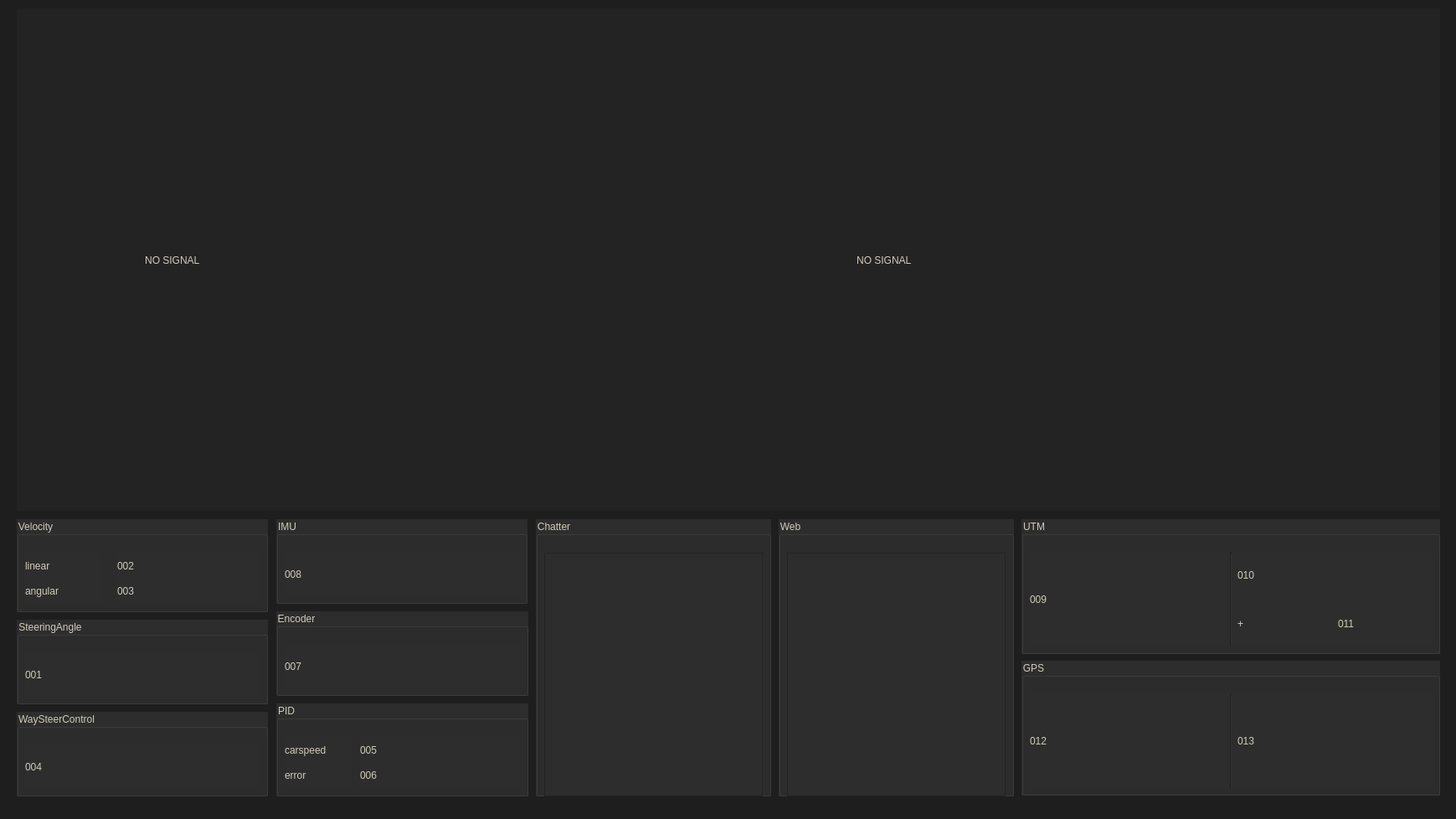
<?xml version="1.0" encoding="UTF-8"?>
<ui version="4.0">
 <class>MainWindow</class>
 <widget class="QMainWindow" name="MainWindow">
  <property name="geometry">
   <rect>
    <x>0</x>
    <y>0</y>
    <width>1739</width>
    <height>978</height>
   </rect>
  </property>
  <property name="windowTitle">
   <string>MainWindow</string>
  </property>
  <property name="styleSheet">
   <string notr="true">background-color: rgb(30,30,30);</string>
  </property>
  <widget class="QWidget" name="centralwidget">
   <property name="layoutDirection">
    <enum>Qt::LeftToRight</enum>
   </property>
   <widget class="QFrame" name="frame">
    <property name="geometry">
     <rect>
      <x>20</x>
      <y>10</y>
      <width>850</width>
      <height>600</height>
     </rect>
    </property>
    <property name="styleSheet">
     <string notr="true">background-color: rgb(35,35,35);</string>
    </property>
    <property name="frameShape">
     <enum>QFrame::NoFrame</enum>
    </property>
    <property name="frameShadow">
     <enum>QFrame::Raised</enum>
    </property>
    <widget class="QLabel" name="cameraImageView">
     <property name="geometry">
      <rect>
       <x>0</x>
       <y>0</y>
       <width>851</width>
       <height>601</height>
      </rect>
     </property>
     <property name="styleSheet">
      <string notr="true">color: rgb(209, 203, 188);
font: 57 25pt &quot;Ubuntu&quot;;</string>
     </property>
     <property name="frameShape">
      <enum>QFrame::NoFrame</enum>
     </property>
     <property name="text">
      <string>                                              NO SIGNAL</string>
     </property>
     <property name="textFormat">
      <enum>Qt::AutoText</enum>
     </property>
    </widget>
   </widget>
   <widget class="QFrame" name="frame_2">
    <property name="geometry">
     <rect>
      <x>870</x>
      <y>10</y>
      <width>850</width>
      <height>600</height>
     </rect>
    </property>
    <property name="styleSheet">
     <string notr="true">background-color: rgb(35,35,35);</string>
    </property>
    <property name="frameShape">
     <enum>QFrame::NoFrame</enum>
    </property>
    <property name="frameShadow">
     <enum>QFrame::Raised</enum>
    </property>
    <widget class="QLabel" name="cameraImageView2">
     <property name="geometry">
      <rect>
       <x>0</x>
       <y>0</y>
       <width>851</width>
       <height>601</height>
      </rect>
     </property>
     <property name="styleSheet">
      <string notr="true">color: rgb(209, 203, 188);
font: 57 25pt &quot;Ubuntu&quot;;</string>
     </property>
     <property name="frameShape">
      <enum>QFrame::NoFrame</enum>
     </property>
     <property name="text">
      <string>                                              NO SIGNAL</string>
     </property>
     <property name="textFormat">
      <enum>Qt::AutoText</enum>
     </property>
    </widget>
   </widget>
   <widget class="QGroupBox" name="groupBox_2">
    <property name="geometry">
     <rect>
      <x>20</x>
      <y>740</y>
      <width>300</width>
      <height>101</height>
     </rect>
    </property>
    <property name="styleSheet">
     <string notr="true">background-color: rgb(45,45,45);
font: 75 oblique 15pt &quot;Waree&quot;;
color: rgb(209, 203, 188);
</string>
    </property>
    <property name="title">
     <string>SteeringAngle</string>
    </property>
    <widget class="QLabel" name="steeringAngleLabel">
     <property name="geometry">
      <rect>
       <x>10</x>
       <y>40</y>
       <width>281</width>
       <height>51</height>
      </rect>
     </property>
     <property name="styleSheet">
      <string notr="true">background-color: rgb(45,45,45);
font: 75 oblique 15pt &quot;Waree&quot;;
color: rgb(209, 203, 188);

</string>
     </property>
     <property name="text">
      <string>001</string>
     </property>
    </widget>
   </widget>
   <widget class="QGroupBox" name="groupBox_4">
    <property name="geometry">
     <rect>
      <x>330</x>
      <y>620</y>
      <width>300</width>
      <height>101</height>
     </rect>
    </property>
    <property name="styleSheet">
     <string notr="true">background-color: rgb(45,45,45);
font: 75 oblique 15pt &quot;Waree&quot;;
color: rgb(209, 203, 188);
</string>
    </property>
    <property name="title">
     <string>IMU</string>
    </property>
    <widget class="QLabel" name="imudataLabel">
     <property name="geometry">
      <rect>
       <x>10</x>
       <y>40</y>
       <width>281</width>
       <height>51</height>
      </rect>
     </property>
     <property name="styleSheet">
      <string notr="true">background-color: rgb(45,45,45);
color: rgb(209, 203, 188);
font: 75 oblique 15pt &quot;Waree&quot;;
</string>
     </property>
     <property name="text">
      <string>008</string>
     </property>
    </widget>
   </widget>
   <widget class="QGroupBox" name="groupBox_5">
    <property name="geometry">
     <rect>
      <x>20</x>
      <y>850</y>
      <width>300</width>
      <height>101</height>
     </rect>
    </property>
    <property name="styleSheet">
     <string notr="true">background-color: rgb(45,45,45);
font: 75 oblique 15pt &quot;Waree&quot;;
color: rgb(209, 203, 188);
</string>
    </property>
    <property name="title">
     <string>WaySteerControl</string>
    </property>
    <widget class="QLabel" name="WaySteerControlLabel">
     <property name="geometry">
      <rect>
       <x>10</x>
       <y>40</y>
       <width>281</width>
       <height>51</height>
      </rect>
     </property>
     <property name="styleSheet">
      <string notr="true">background-color: rgb(45,45,45);
color: rgb(209, 203, 188);
font: 75 oblique 15pt &quot;Waree&quot;;

</string>
     </property>
     <property name="text">
      <string>004</string>
     </property>
    </widget>
   </widget>
   <widget class="QGroupBox" name="groupBox_6">
    <property name="geometry">
     <rect>
      <x>330</x>
      <y>840</y>
      <width>301</width>
      <height>111</height>
     </rect>
    </property>
    <property name="styleSheet">
     <string notr="true">background-color: rgb(45,45,45);
font: 75 oblique 15pt &quot;Waree&quot;;
color: rgb(209, 203, 188);
</string>
    </property>
    <property name="title">
     <string>PID</string>
    </property>
    <widget class="QLabel" name="PIDcarspeedLabel">
     <property name="geometry">
      <rect>
       <x>100</x>
       <y>40</y>
       <width>191</width>
       <height>31</height>
      </rect>
     </property>
     <property name="styleSheet">
      <string notr="true">background-color: rgb(45,45,45);
color: rgb(209, 203, 188);
font: 75 oblique 15pt &quot;Waree&quot;;
</string>
     </property>
     <property name="text">
      <string>005</string>
     </property>
    </widget>
    <widget class="QLabel" name="PIDerrorLabel">
     <property name="geometry">
      <rect>
       <x>100</x>
       <y>70</y>
       <width>191</width>
       <height>31</height>
      </rect>
     </property>
     <property name="styleSheet">
      <string notr="true">background-color: rgb(45,45,45);
color: rgb(209, 203, 188);
font: 75 oblique 15pt &quot;Waree&quot;;
</string>
     </property>
     <property name="text">
      <string>006</string>
     </property>
    </widget>
    <widget class="QLabel" name="label_2">
     <property name="geometry">
      <rect>
       <x>10</x>
       <y>40</y>
       <width>81</width>
       <height>31</height>
      </rect>
     </property>
     <property name="styleSheet">
      <string notr="true">background-color: rgb(45,45,45);
font: 57 15pt &quot;Ubuntu&quot;;
color: rgb(209, 203, 188);</string>
     </property>
     <property name="text">
      <string>carspeed</string>
     </property>
    </widget>
    <widget class="QLabel" name="label_3">
     <property name="geometry">
      <rect>
       <x>10</x>
       <y>70</y>
       <width>81</width>
       <height>31</height>
      </rect>
     </property>
     <property name="styleSheet">
      <string notr="true">background-color: rgb(45,45,45);
font: 57 15pt &quot;Ubuntu&quot;;
color: rgb(209, 203, 188);</string>
     </property>
     <property name="text">
      <string>error</string>
     </property>
    </widget>
   </widget>
   <widget class="QGroupBox" name="groupBox_7">
    <property name="geometry">
     <rect>
      <x>330</x>
      <y>730</y>
      <width>301</width>
      <height>101</height>
     </rect>
    </property>
    <property name="styleSheet">
     <string notr="true">background-color: rgb(45,45,45);
font: 75 oblique 15pt &quot;Waree&quot;;
color: rgb(209, 203, 188);
</string>
    </property>
    <property name="title">
     <string>Encoder</string>
    </property>
    <widget class="QLabel" name="encoderarduinoLabel">
     <property name="geometry">
      <rect>
       <x>10</x>
       <y>40</y>
       <width>281</width>
       <height>51</height>
      </rect>
     </property>
     <property name="styleSheet">
      <string notr="true">background-color: rgb(45,45,45);
color: rgb(209, 203, 188);
font: 75 oblique 15pt &quot;Waree&quot;;
</string>
     </property>
     <property name="text">
      <string>007</string>
     </property>
    </widget>
   </widget>
   <widget class="QGroupBox" name="groupBox">
    <property name="geometry">
     <rect>
      <x>1220</x>
      <y>620</y>
      <width>500</width>
      <height>161</height>
     </rect>
    </property>
    <property name="styleSheet">
     <string notr="true">background-color: rgb(45,45,45);
font: 75 oblique 15pt &quot;Waree&quot;;
color: rgb(209, 203, 188);
</string>
    </property>
    <property name="title">
     <string>UTM</string>
    </property>
    <widget class="QWidget" name="layoutWidget">
     <property name="geometry">
      <rect>
       <x>10</x>
       <y>40</y>
       <width>481</width>
       <height>111</height>
      </rect>
     </property>
     <layout class="QHBoxLayout" name="horizontalLayout">
      <property name="spacing">
       <number>6</number>
      </property>
      <item>
       <widget class="QLabel" name="utmLatitudeLabel">
        <property name="styleSheet">
         <string notr="true">background-color: rgb(45,45,45);
color: rgb(209, 203, 188);
font: 75 oblique 15pt &quot;Waree&quot;;
</string>
        </property>
        <property name="text">
         <string>009</string>
        </property>
       </widget>
      </item>
      <item>
       <widget class="Line" name="line">
        <property name="orientation">
         <enum>Qt::Vertical</enum>
        </property>
       </widget>
      </item>
      <item>
       <layout class="QVBoxLayout" name="verticalLayout_3">
        <item>
         <widget class="QLabel" name="utmLongitudefrontLabel">
          <property name="styleSheet">
           <string notr="true">background-color: rgb(45,45,45);
color: rgb(209, 203, 188);
font: 75 oblique 15pt &quot;Waree&quot;;
</string>
          </property>
          <property name="text">
           <string>010</string>
          </property>
         </widget>
        </item>
        <item>
         <layout class="QHBoxLayout" name="horizontalLayout_3">
          <item>
           <widget class="QLabel" name="label_9">
            <property name="statusTip">
             <string/>
            </property>
            <property name="styleSheet">
             <string notr="true">background-color: rgb(45,45,45);
color: rgb(209, 203, 188);
font: 75 oblique 15pt &quot;Waree&quot;;
</string>
            </property>
            <property name="text">
             <string>+</string>
            </property>
           </widget>
          </item>
          <item>
           <widget class="QLabel" name="utmLongitudebackLabel">
            <property name="styleSheet">
             <string notr="true">background-color: rgb(45,45,45);
color: rgb(209, 203, 188);
font: 75 oblique 15pt &quot;Waree&quot;;
</string>
            </property>
            <property name="text">
             <string>011</string>
            </property>
           </widget>
          </item>
         </layout>
        </item>
       </layout>
      </item>
     </layout>
    </widget>
   </widget>
   <widget class="QGroupBox" name="groupBox_8">
    <property name="geometry">
     <rect>
      <x>1220</x>
      <y>789</y>
      <width>500</width>
      <height>161</height>
     </rect>
    </property>
    <property name="styleSheet">
     <string notr="true">background-color: rgb(45,45,45);
font: 75 oblique 15pt &quot;Waree&quot;;
color: rgb(209, 203, 188);
</string>
    </property>
    <property name="title">
     <string>GPS</string>
    </property>
    <widget class="QWidget" name="layoutWidget">
     <property name="geometry">
      <rect>
       <x>10</x>
       <y>40</y>
       <width>481</width>
       <height>111</height>
      </rect>
     </property>
     <layout class="QHBoxLayout" name="horizontalLayout_2">
      <item>
       <widget class="QLabel" name="gpsLatitudeLabel">
        <property name="styleSheet">
         <string notr="true">background-color: rgb(45,45,45);
color: rgb(209, 203, 188);
font: 75 oblique 15pt &quot;Waree&quot;;
</string>
        </property>
        <property name="text">
         <string>012</string>
        </property>
       </widget>
      </item>
      <item>
       <widget class="Line" name="line_2">
        <property name="orientation">
         <enum>Qt::Vertical</enum>
        </property>
       </widget>
      </item>
      <item>
       <widget class="QLabel" name="gpsLongitudeLabel">
        <property name="styleSheet">
         <string notr="true">background-color: rgb(45,45,45);
color: rgb(209, 203, 188);
font: 75 oblique 15pt &quot;Waree&quot;;
</string>
        </property>
        <property name="text">
         <string>013</string>
        </property>
       </widget>
      </item>
     </layout>
    </widget>
   </widget>
   <widget class="QGroupBox" name="groupBox_9">
    <property name="geometry">
     <rect>
      <x>640</x>
      <y>620</y>
      <width>281</width>
      <height>331</height>
     </rect>
    </property>
    <property name="styleSheet">
     <string notr="true">background-color: rgb(45,45,45);
font: 75 oblique 15pt &quot;Waree&quot;;
color: rgb(209, 203, 188);
</string>
    </property>
    <property name="title">
     <string>Chatter</string>
    </property>
    <widget class="QTextBrowser" name="chattertextBrowser">
     <property name="geometry">
      <rect>
       <x>10</x>
       <y>40</y>
       <width>261</width>
       <height>291</height>
      </rect>
     </property>
     <property name="styleSheet">
      <string notr="true">background-color: rgb(45,45,45);
color: rgb(209, 203, 188);
font: 75 oblique 15pt &quot;Waree&quot;;
</string>
     </property>
    </widget>
   </widget>
   <widget class="QGroupBox" name="groupBox_3">
    <property name="geometry">
     <rect>
      <x>20</x>
      <y>620</y>
      <width>300</width>
      <height>111</height>
     </rect>
    </property>
    <property name="styleSheet">
     <string notr="true">background-color: rgb(45,45,45);
font: 75 oblique 15pt &quot;Waree&quot;;
color: rgb(209, 203, 188);
</string>
    </property>
    <property name="title">
     <string>Velocity</string>
    </property>
    <widget class="QLabel" name="linearVelocityLabel">
     <property name="geometry">
      <rect>
       <x>120</x>
       <y>40</y>
       <width>171</width>
       <height>31</height>
      </rect>
     </property>
     <property name="styleSheet">
      <string notr="true">background-color: rgb(45,45,45);
color: rgb(209, 203, 188);
font: 75 oblique 15pt &quot;Waree&quot;;</string>
     </property>
     <property name="text">
      <string>002</string>
     </property>
    </widget>
    <widget class="QLabel" name="angularVelocityLabel">
     <property name="geometry">
      <rect>
       <x>120</x>
       <y>70</y>
       <width>171</width>
       <height>31</height>
      </rect>
     </property>
     <property name="styleSheet">
      <string notr="true">background-color: rgb(45,45,45);
color: rgb(209, 203, 188);
font: 75 oblique 15pt &quot;Waree&quot;;</string>
     </property>
     <property name="text">
      <string>003</string>
     </property>
    </widget>
    <widget class="QLabel" name="label_5">
     <property name="geometry">
      <rect>
       <x>10</x>
       <y>40</y>
       <width>91</width>
       <height>31</height>
      </rect>
     </property>
     <property name="styleSheet">
      <string notr="true">background-color: rgb(45,45,45);
font: 57 15pt &quot;Ubuntu&quot;;
color: rgb(209, 203, 188);</string>
     </property>
     <property name="text">
      <string>linear</string>
     </property>
    </widget>
    <widget class="QLabel" name="label_6">
     <property name="geometry">
      <rect>
       <x>10</x>
       <y>70</y>
       <width>91</width>
       <height>31</height>
      </rect>
     </property>
     <property name="styleSheet">
      <string notr="true">background-color: rgb(45,45,45);
font: 57 15pt &quot;Ubuntu&quot;;
color: rgb(209, 203, 188);</string>
     </property>
     <property name="text">
      <string>angular</string>
     </property>
    </widget>
   </widget>
   <widget class="QGroupBox" name="groupBox_10">
    <property name="geometry">
     <rect>
      <x>930</x>
      <y>620</y>
      <width>281</width>
      <height>331</height>
     </rect>
    </property>
    <property name="styleSheet">
     <string notr="true">background-color: rgb(45,45,45);
font: 75 oblique 15pt &quot;Waree&quot;;
color: rgb(209, 203, 188);
</string>
    </property>
    <property name="title">
     <string>Web</string>
    </property>
    <widget class="QTextBrowser" name="webtextBrowser">
     <property name="geometry">
      <rect>
       <x>10</x>
       <y>40</y>
       <width>261</width>
       <height>291</height>
      </rect>
     </property>
     <property name="styleSheet">
      <string notr="true">background-color: rgb(45,45,45);
color: rgb(209, 203, 188);
font: 75 oblique 15pt &quot;Waree&quot;;
</string>
     </property>
    </widget>
   </widget>
  </widget>
  <widget class="QStatusBar" name="statusbar"/>
 </widget>
 <resources/>
 <connections/>
</ui>
